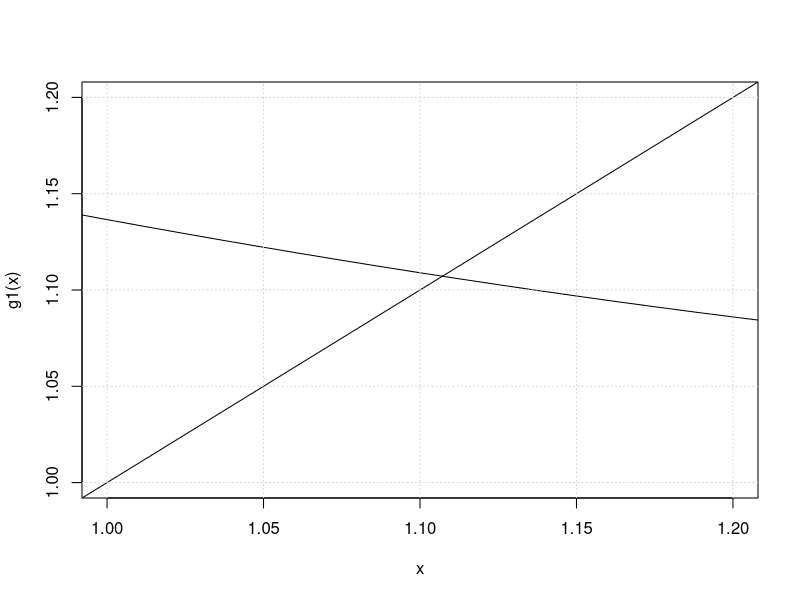

Write the R code that produced this figure.
g1 <- function(x) {
  acos(1/2*sin(x))
}
x<-seq(-2*pi,2*pi,length=1e3)
plot(x, g1(x), ylim=c(1.0, 1.2),
     xlim=c(1.0, 1.2)
     , type="l")
lines(x, x)
grid()

XX <- function (ftn, x0, tol = 1e-09, max.iter = 100) {
  xold <- x0
  xnew <- ftn(xold)
  iter <- 1
  while ((abs(xnew - xold) > tol) && (iter < max.iter)) {
    xold <- xnew
    xnew <- ftn(xold)
    iter <- iter + 1
  }
  if (abs(xnew - xold) > tol) {
    return(NULL)
  }
  else {
    return(c(xnew, iter))
  }
}

for(i in (-5:5)) {
  temp <- XX(g1, i)
  typeof(temp)
  cat(sprintf("X0=%2d Root=%f found in %d iterations\n", i, temp[1], temp[2]))
}